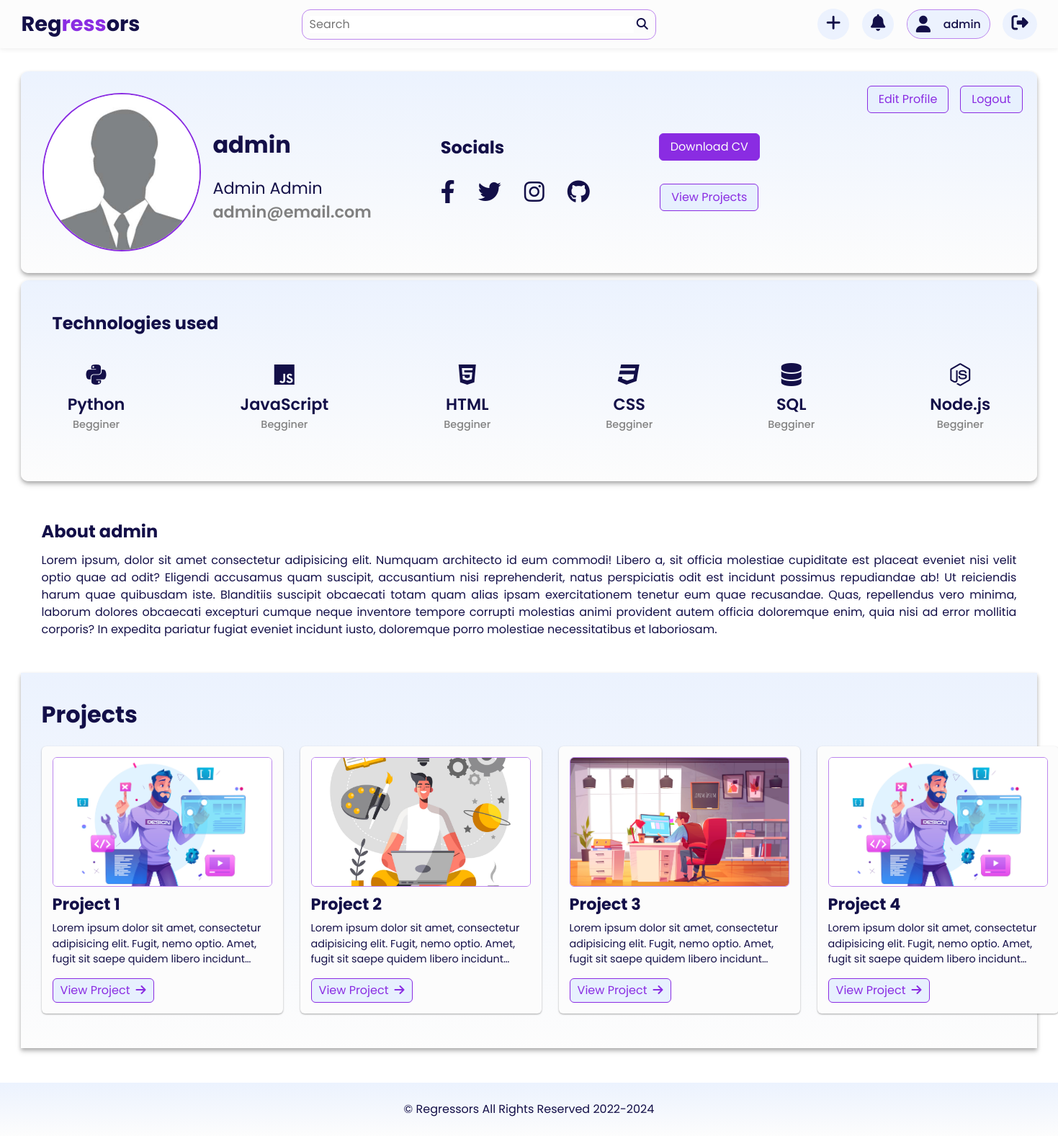
Page /account (signed in) on the committed database.
### app.py (models this page shows, shortened)
class User(db.Model, UserMixin):
    id = db.Column(db.Integer, primary_key=True, nullable=False, autoincrement=True)
    first_name = db.Column(db.String(20), nullable=False)
    last_name = db.Column(db.String(20), nullable=False)
    username = db.Column(db.String(20), unique=True, nullable=False)
    email = db.Column(db.String(120), unique=True, nullable=False)
    image_file = db.Column(db.String(20), nullable=False, default="default.jpg")
    password = db.Column(db.String(60), nullable=False)
    posts = db.relationship("Post", backref="author", lazy=True)

### app.py (the view)
@app.route("/account")
@login_required
def account():
    return render_template("account.html")

### app.py (called while the page is built)
@login_manager.user_loader
def load_user(user_id):
    return User.query.get(int(user_id))

### templates/account.html
{% extends "layout.html" %}
  {% block css_stylesheets %}
    {{ super() }}
    <link
      rel="stylesheet"
      href="{{ url_for('static', filename='css/profile.css') }}"
    />
  {% endblock css_stylesheets %}
  {% block body_content %}
    <section class="profile-page-main-section">
      <div class="container">
        <div class="profile-header">
          <div class="profile-header-left">
            <div class="profile-img">
              <img src="{{ url_for('static', filename='img/profile-pic.jpg') }}" alt="" />
            </div>
            <div class="user-details">
              <h1 class="user-name">{{ current_user.username }}</h1>
              <h2 class="full-name">{{ current_user.first_name + ' ' + current_user.last_name }}</h2>
              <h3 class="user-email">{{ current_user.email }}</h3>
            </div>
          </div>
          <div class="profile-header-right">
            <div class="social-area">
              <h2 class="social-heading">Socials</h2>
              <div class="social-icons">
                <a href="#" class="social-icon">
                  <i class="fab fa-facebook-f"></i>
                </a>
                <a href="#" class="social-icon">
                  <i class="fab fa-twitter"></i>
                </a>
                <a href="#" class="social-icon">
                  <i class="fab fa-instagram"></i>
                </a>
                <a href="#" class="social-icon">
                  <i class="fab fa-github"></i>
                </a>
              </div>
            </div>
            <div class="cv-area">
              <a href="#" class="btn btn-primary">Download CV</a>
              <a href="#" class="btn btn-secondary">View Projects</a>
            </div>
          </div>
          <div class="btn-area">
            <a href="{{ url_for('home') }}" class="btn btn-secondary edit-btn">Edit Profile</a>
            <a href="{{ url_for('logout') }}" class="btn btn-secondary logout-btn">Logout</a>
          </div>
        </div>
        <section class="tech-known-section">
          <div class="container">
            <h2 class="tech-known-heading">Technologies used</h2>
            <div class="tech-known-items-list">
              <div class="tech-known-item">
                <div class="tech-known-item-icon">
                  <i class="fa-brands fa-python"></i>
                </div>
                <div class="tech-known-item-name">Python</div>
                <div class="tech-known-item-experience">Begginer</div>
              </div>
              <div class="tech-known-item">
                <div class="tech-known-item-icon">
                  <i class="fa-brands fa-js"></i>
                </div>
                <div class="tech-known-item-name">JavaScript</div>
                <div class="tech-known-item-experience">Begginer</div>
              </div>
              <div class="tech-known-item">
                <div class="tech-known-item-icon">
                  <i class="fa-brands fa-html5"></i>
                </div>
                <div class="tech-known-item-name">HTML</div>
                <div class="tech-known-item-experience">Begginer</div>
              </div>
              <div class="tech-known-item">
                <div class="tech-known-item-icon">
                  <i class="fa-brands fa-css3"></i>
                </div>
                <div class="tech-known-item-name">CSS</div>
                <div class="tech-known-item-experience">Begginer</div>
              </div>
              <div class="tech-known-item">
                <div class="tech-known-item-icon">
                  <i class="fas fa-database"></i>
                </div>
                <div class="tech-known-item-name">SQL</div>
                <div class="tech-known-item-experience">Begginer</div>
              </div>
              <div class="tech-known-item">
                <div class="tech-known-item-icon">
                  <i class="fab fa-node-js"></i>
                </div>
                <div class="tech-known-item-name">Node.js</div>
                <div class="tech-known-item-experience">Begginer</div>
              </div>
            </div>
          </div>
        </section>
        <section class="about-section">
          <div class="container">
            <h2 class="about-heading">About {{ current_user.username }}</h2>
            <p class="about-text">Lorem ipsum, dolor sit amet consectetur adipisicing elit. Numquam architecto id eum commodi! Libero a, sit officia molestiae cupiditate est placeat eveniet nisi velit optio quae ad odit? Eligendi accusamus quam suscipit, accusantium nisi reprehenderit, natus perspiciatis odit est incidunt possimus repudiandae ab! Ut reiciendis harum quae quibusdam iste. Blanditiis suscipit obcaecati totam quam alias ipsam exercitationem tenetur eum quae recusandae. Quas, repellendus vero minima, laborum dolores obcaecati excepturi cumque neque inventore tempore corrupti molestias animi provident autem officia doloremque enim, quia nisi ad error mollitia corporis? In expedita pariatur fugiat eveniet incidunt iusto, doloremque porro molestiae necessitatibus et laboriosam.</p>
          </div>
        </section>
        <section class="projects-section">
          <div class="container">
            <h1>Projects</h1>
            <div class="cards-container">
              <div class="card">
                <img src="{{ url_for('static', filename='img/img-1.jpg') }}" alt="" class="card-img" />
                <h2 class="card-title">Project 1</h2>
                <p class="card-text">
                  Lorem ipsum dolor sit amet, consectetur adipisicing elit. Fugit,
                  nemo optio. Amet, fugit sit saepe quidem libero incidunt
                  architecto corrupti nam perferendis consequatur perspiciatis sequi
                  aliquid sapiente. Sapiente et provident neque laborum. Totam
                  cupiditate id, autem vitae repellendus quaerat molestiae!
                </p>
                <button class="btn btn-secondary card-btn">
                  View Project<span><i class="fa-solid fa-arrow-right"></i></span>
                </button>
              </div>
              <div class="card">
                <img src="{{ url_for('static', filename='img/img-2.jpg') }}" alt="" class="card-img" />
                <h2 class="card-title">Project 2</h2>
                <p class="card-text">
                  Lorem ipsum dolor sit amet, consectetur adipisicing elit. Fugit,
                  nemo optio. Amet, fugit sit saepe quidem libero incidunt
                  architecto corrupti nam perferendis consequatur perspiciatis sequi
                  aliquid sapiente. Sapiente et provident neque laborum. Totam
                  cupiditate id, autem vitae repellendus quaerat molestiae!
                </p>
                <button class="btn btn-secondary card-btn">
                  View Project<span><i class="fa-solid fa-arrow-right"></i></span>
                </button>
              </div>
              <div class="card">
                <img src="{{ url_for('static', filename='img/img-3.jpg') }}" alt="" class="card-img" />
                <h2 class="card-title">Project 3</h2>
                <p class="card-text">
                  Lorem ipsum dolor sit amet, consectetur adipisicing elit. Fugit,
                  nemo optio. Amet, fugit sit saepe quidem libero incidunt
                  architecto corrupti nam perferendis consequatur perspiciatis sequi
                  aliquid sapiente. Sapiente et provident neque laborum. Totam
                  cupiditate id, autem vitae repellendus quaerat molestiae!
                </p>
                <button class="btn btn-secondary card-btn">
                  View Project<span><i class="fa-solid fa-arrow-right"></i></span>
                </button>
              </div>
              <div class="card">
                <img src="{{ url_for('static', filename='img/img-1.jpg') }}" alt="" class="card-img" />
                <h2 class="card-title">Project 4</h2>
                <p class="card-text">
                  Lorem ipsum dolor sit amet, consectetur adipisicing elit. Fugit,
                  nemo optio. Amet, fugit sit saepe quidem libero incidunt
                  architecto corrupti nam perferendis consequatur perspiciatis sequi
                  aliquid sapiente. Sapiente et provident neque laborum. Totam
                  cupiditate id, autem vitae repellendus quaerat molestiae!
                </p>
                <button class="btn btn-secondary card-btn">
                  View Project<span><i class="fa-solid fa-arrow-right"></i></span>
                </button>
              </div>
            </div>
          </div>
        </section>
      </div>
    </section>
  {% endblock body_content %}

### templates/layout.html (shortened to what this page needs)
<!DOCTYPE html>
<html lang="en">
  <head>
    {% block css_stylesheets %}
    <link
      rel="stylesheet"
      href="{{ url_for('static', filename='css/main.css') }}"
    />
    {% endblock css_stylesheets %}
    <link
      rel="stylesheet"
      href="https://cdnjs.cloudflare.com/ajax/libs/font-awesome/6.1.0/css/all.min.css"
    />
  </head>
  <body>
    {% block navbar %}
      <nav class="nav-bar">
        <div class="container">
          <a href="{{ url_for('home') }}" class="logo">Reg<span>ress</span>ors</a>
          <div class="search-box">
            <input type="text" class="search-txt" placeholder="Search" />
            <a href="#" class="search-btn">
              <i class="fas fa-search"></i>
            </a>
          </div>
          <div class="menu">
            {% if current_user.is_authenticated %}
                <div class="menu-icon add-post-btn"><a href="{{ url_for('add') }}"><i class="fas fa-plus"></i></a></div>
              <div class="menu-icon notifications-btn"><i class="fas fa-bell"></i></div>
              <div class="profile-btn"><i class="profile-icon fas fa-user"></i><a href="{{ url_for('account') }}"><span class="user-name">{{ current_user.username }}</span></a></div>
                <div class="menu-icon logout-btn"><a href="{{ url_for('logout') }}"><i class="fas fa-sign-out-alt"></i></a></div>
            {% else %}
              <div class="btn btn-secondary"><a href="{{ url_for('signup') }}">Signup</a></div>
              <div class="btn btn-primary"><a href="{{ url_for('login') }}">Login</a></div>
            {% endif %}
          </div>
        </div>
      </nav>
    {% endblock navbar %}
    <section>
        {% block body_content %}{% endblock body_content %}
    </section>
    {% block footer %}
    <section class="footer" id="footer">
      <div class="container">
        <p>&#169; Regressors All Rights Reserved 2022-2024</p>
      </div>
    </section>
    {% endblock footer %}
  </body>
</html>

### static/css/main.css (style rules this page uses)
:root { --clr-primary: hsl(271, 76%, 53%); --clr-primary-dark: hsl(271, 76%, 43%); --clr-primary-light: hsl(271, 76%, 73%); --clr-secondary: hsl(217, 90%, 95%); --clr-bg: hsl(0, 0%, 99%); --clr-text: hsl(244, 66%, 17%); --clr-accent: hsl(270, 84%, 87%); --clr-warning: hsl(51, 87%, 79%); --clr-error: hsl(0, 80%, 84%); --clr-gradient-start: hsl(218, 90%, 96%); --clr-gradient-end: var(--clr-bg); --gradient-background: linear-gradient( 180deg, var(--clr-gradient-start) 0%, var(--clr-gradient-end) 100% ); }
*, *::before, *::after { box-sizing: border-box; }
* { font-family: "Poppins", sans-serif; margin: 0; padding: 0; scroll-behavior: smooth; scroll-padding-top: 2rem; }
body { min-height: 100vh; text-rendering: optimizeSpeed; line-height: 1.5; color: var(--clr-text); }
img, picture { max-width: 100%; display: block; }
input, button, textarea, select { font: inherit; }
a { text-decoration: none; color: var(--clr-text); }
section { padding: 2rem 0 3rem; }
section h1 { font-size: 2rem; margin: 10px 0 20px 0; }
.container { max-width: 96%; margin: auto; }
.nav-bar { position: sticky; top: 0; padding: 12px 0; background-color: var(--clr-bg); box-shadow: 0 0.3px 8px hsla(0, 2%, 12%, 0.108); z-index: 100; }
.nav-bar .container { display: flex; align-items: center; justify-content: space-between; }
.menu, .nav-bar ul { display: flex; align-items: center; justify-content: center; gap: 1.1rem; }
.logo { font-size: 1.8rem; font-weight: 700; color: var(--clr-text); }
.logo span { color: var(--clr-primary); }
.btn { padding: 6px 15px; border: 1px solid; border-radius: 6px; cursor: pointer; transition: 0.3s ease; }
.btn-primary { background-color: var(--clr-primary); border-color: var(--clr-primary); }
.btn-primary, .btn-primary a { color: var(--clr-bg); }
.btn-secondary { background-color: var(--clr-secondary); border-color: var(--clr-primary); }
.btn-secondary, .btn-secondary a { color: var(--clr-primary); }
.search-box { padding: 8px 10px; border: 1px solid var(--clr-primary-light); border-radius: 12px; }
.search-box input { width: 450px; }
.search-box input, .search-box input:focus { outline: none !important; border: none !important; }
.menu-icon { cursor: pointer; border-radius: 50%; background-color: var(--clr-gradient-start); padding: 8px 12px; transition: 0.3s ease; }
.profile-btn { border-radius: 20px; padding-right: 12px; border: 1px solid var(--clr-primary-light); background-color: var(--clr-gradient-start); cursor: pointer; display: flex; align-items: center; justify-content: center; gap: 0.35rem; transition: 0.3s ease; }
.profile-icon { border-radius: 50%; background-color: var(--clr-gradient-start); padding: 8px 12px; }
.user-name { font-weight: 500; font-size: 0.985rem; }
.menu i { font-size: 1.45rem; }
.footer { position: sticky; top: 100vh; background: var(--gradient-background); padding: 25px 0; }
.footer .container { display: flex; align-items: center; justify-content: center; }
.footer p { font-size: 1rem; }

### rows in the picture
User: username "admin", first_name+last_name "Admin Admin", email "admin@email.com"
